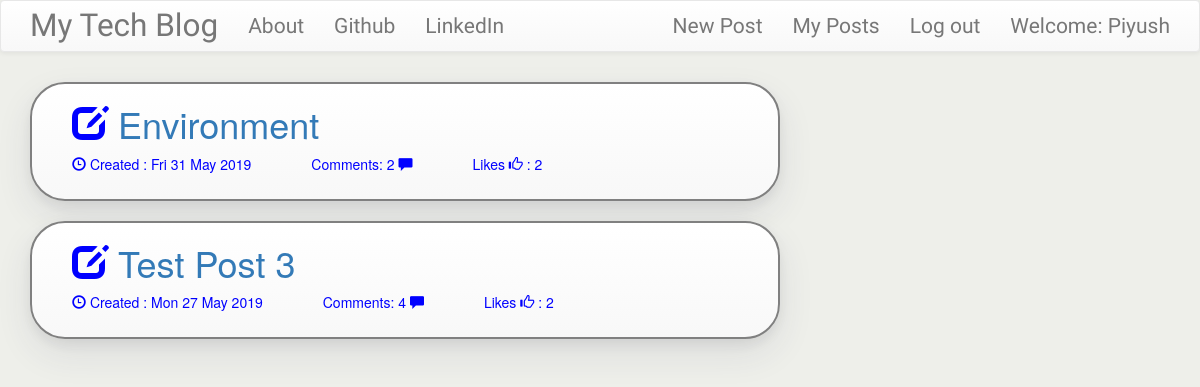
The app's page /myposts/ (signed in) with its own data.
### blog/models.py (models this page shows, shortened)
class Post(models.Model):
      author = models.ForeignKey('auth.User', null=True, on_delete=models.CASCADE)
      title = models.CharField(max_length=200)
      text = models.TextField()
      created_date = models.DateTimeField(default=timezone.now)
      published_date = models.DateTimeField(blank=True,null=True)
      def approve_comments(self):
	      return self.comments.filter(approved_comment=True)
      def approve_likes(self):
	      return self.likepost.filter(liked_post=True)

### blog/views.py (the view)
# urls.py: url(r'^myposts/$',views.my_posts_list,name='my_posts'),
def my_posts_list(request):
    logged_in_user = request.user
    logged_in_user_posts = Post.objects.filter(author=logged_in_user).order_by('-created_date')
    return render(request, 'blog/my_post_list.html', {'posts': logged_in_user_posts})

### blog/templates/blog/my_post_list.html (shortened to what this page needs)
{% extends 'blog/base.html' %}
{% block content %}
  {% for post in posts %}
     <div class="my_posts" style="border: 2px solid black; margin-bottom: 20px; border-radius:35px; border-color: grey; padding:0px 0px 15px 40px; background: linear-gradient(to bottom,#fff 0,#f8f8f8 100%); box-shadow: 0 15px 35px rgba(50,50,93,0.1), 0 5px 15px rgba(0,0,0,.07); color: blue">
     	<h1><span class="glyphicon glyphicon-edit"></span><a href="{% url 'post_detail' pk=post.pk %}">  {{ post.title }}</a></h1>
        <p><span class="glyphicon glyphicon-time"></span>  Created : {{ post.created_date|date:"D d M Y" }}Comments: {{ post.approve_comments.count }}   <span class="glyphicon glyphicon-comment"></span>Likes  <span class="glyphicon glyphicon-thumbs-up"></span>  : {{ post.approve_likes.count }}</p>
     </div>
  {% endfor %}
{% endblock %}

### blog/templates/blog/base.html (shortened to what this page needs)
<!DOCTYPE html>
{% load staticfiles %}
<html>
    <head>
        <link rel="stylesheet" href="https://maxcdn.bootstrapcdn.com/bootstrap/3.3.7/css/bootstrap.min.css">
        <link rel="stylesheet" href="https://maxcdn.bootstrapcdn.com/bootstrap/3.3.7/css/bootstrap-theme.min.css">
        <link rel="stylesheet" href="//cdn.jsdelivr.net/medium-editor/latest/css/medium-editor.min.css" type="text/css" media="screen" charset="utf-8">
        <link rel="stylesheet" href="{% static 'css/blog.css' %}">
<body class='loader'>
  <nav class="navbar navbar-default techfont custom-navbar">
    <div class="container">
      <ul class="nav navbar-nav">
        <li><a class='navbar-brand bigbrand' href="{% url 'post_list' %}">My Tech Blog</a></li>
        <li><a href="{% url 'about' %}">About</a></li>
        <li><a href="https://www.github.com">Github</a></li>
        <li><a href="https://www.linkedin.com">LinkedIn</a></li>
      </ul>
      <ul class="nav navbar-nav navbar-right">
        {% if user.is_authenticated %}
        <li>
          <a href="{% url 'post_new' %}" >New Post</a>
        </li>
        <li>
          <a href="{% url 'my_posts' %}">My Posts</a>
        </li>
        <li>
          <a href="{% url 'logout' %}" >Log out</a>
        </li>
        <li>
          <a >Welcome: {{ user.username }}</a>
        </li>
          {% else %}
          <ul class='nav navbar-nav navbar-right'>
          <li><a href="{% url 'userlogin' %}" >Log In</a></li>
          <li><a href="{% url 'signup' %}" >Sign Up</a></li>
          <li><a href="{% url 'login' %}" ><span class="glyphicon glyphicon-user"></span></a></li>
        </ul>
        {% endif %}
      </ul>
  </div>
</nav>
        <div class="content container" style=" padding-top:20px;">
            <div class="row">
                <div class="col-md-8">
                  <div class="blog_posts">
                    {% block content %}
                    {% endblock %}
                  </div>
                </div>
            </div>
        </div>
</body>
</html>

### blog/static/css/blog.css (style rules this page uses)
body { background-color: #eeefea; }
.techfont { font-family: 'Russo One',sans-serif; font-size: 1.5em; margin-bottom: 10px; }
.bigbrand { font-size: 1.5em; }
.loader { filter:hue-rotate(0deg); color:linear-gradient(45deg,#0f8,#08f); animation:hue 10000ms infinite linear; }

### records on screen
Post: title "Environment", created_date "Fri 31 May 2019", approve_comments.count "2", approve_likes.count "2"
Post: title "Test Post 3", created_date "Mon 27 May 2019", approve_comments.count "4", approve_likes.count "2"

### other values on screen
{{ user.username }} "Piyush"
